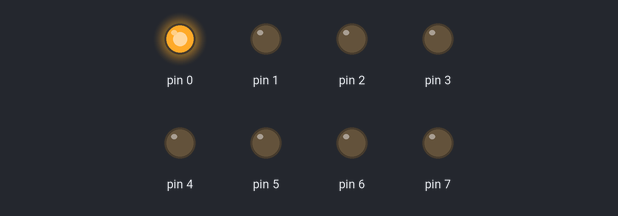
Bench run of a sketch on a simulated Arduino Uno, built with avr-gcc and run on an emulated ATmega328P. On the bench: output pins drawn as LEDs (lit = HIGH).

Above: at 0.2 s.
At 1.2 s:
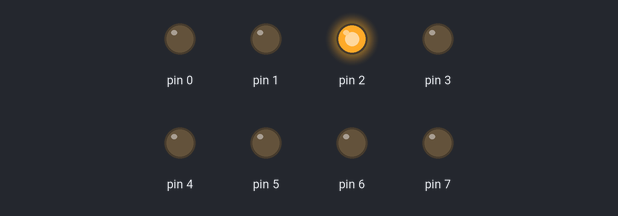
At 1.7 s:
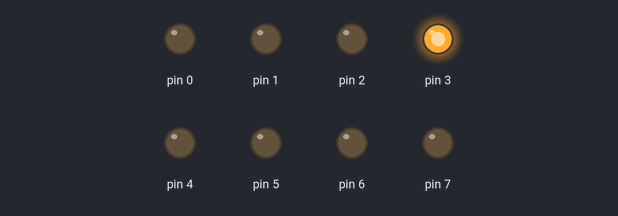
At 2.2 s:
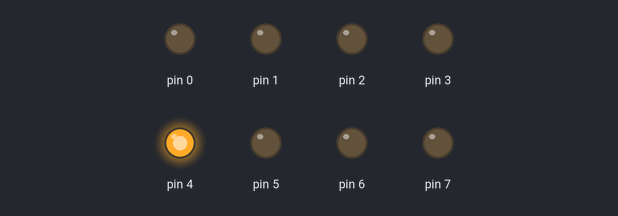
At 3.2 s:
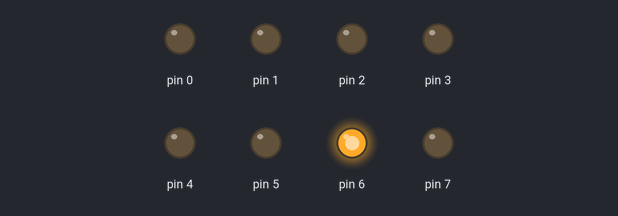
At 4.7 s:
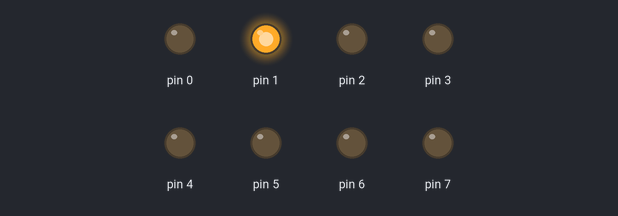
Timing chart, 0 to 5.2 s (numbered marks = the images above):
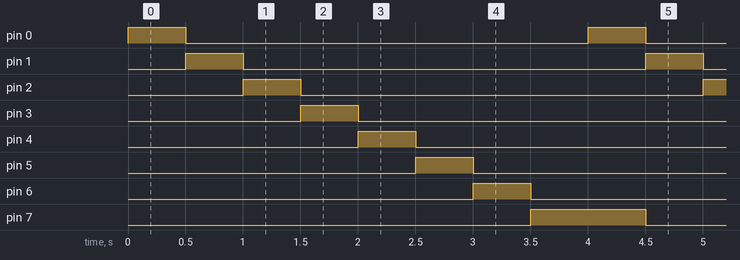

The sketch:

Lab_4_TEST_4.2.ino
```cpp
void setup() {
  DDRD |= B11111111;
}

void loop() {
  for(int i=0;i<=7;i++){
    switch(i){
      case 0:
          PORTD |= B00000001;
          delay(500);
          break;
      case 1:
          PORTD = PORTD << 1;
          delay(500);
          PORTD &= PORTD << 0;
          break;
      case 2:
          PORTD = PORTD << 1;
          delay(500);
          PORTD &= PORTD << 0;
          break;
      case 3:
          PORTD = PORTD << 1;
          delay(500);
          PORTD &= PORTD << 0;
          break;
      case 4:
          PORTD = PORTD << 1;
          delay(500);
          PORTD &= PORTD << 0;
          break;
      case 5:
          PORTD = PORTD << 1;
          delay(500);
          PORTD &= PORTD << 0;
          break;
      case 6:
          PORTD = PORTD << 1;
          delay(500);
          PORTD &= PORTD << 0;
          break;
      case 7:
          PORTD = PORTD << 1;
          delay(500);
          PORTD &= PORTD << 0;
          break;
    }
  }
}
```

Measured:
- by itself, pin 0–6: alternates HIGH for 0.50 s and LOW for 3.5 s
- by itself, pin 7: alternates HIGH for 1.0 s and LOW for 3.0 s
- by itself, everything shown: repeats every 4.0 s, in 8 steps
